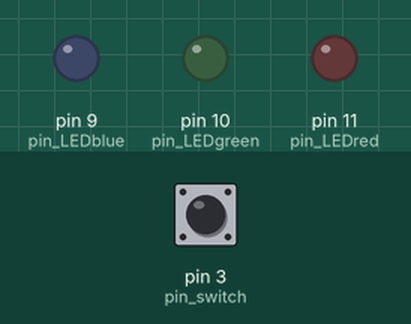
The sketch below on a simulated Arduino Uno, built with avr-gcc and run on an emulated ATmega328P. On the bench: output pins drawn as LEDs (lit = HIGH). Inputs (shaded band) come from the test bench; at power-on: pin 3 (pin_switch) LOW.

Above: at 1.2 s.
1.3 s: pin 3 (pin_switch) pulled HIGH for 0.15 s
At 2.3 s:
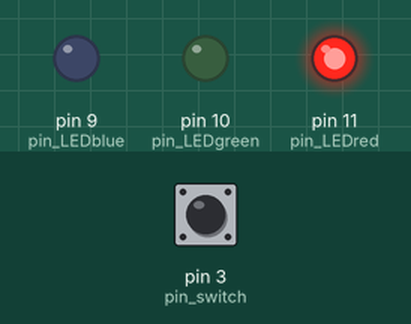
2.9 s: pin 3 (pin_switch) pulled HIGH for 1 s
At 3.5 s:
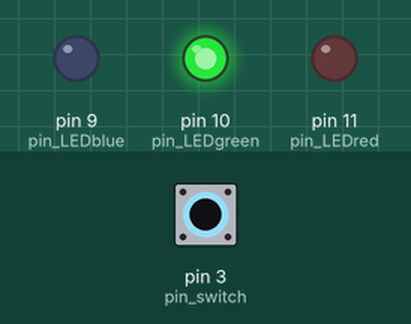
5.4 s: pin 3 (pin_switch) pulled HIGH for 0.15 s
At 6.6 s:
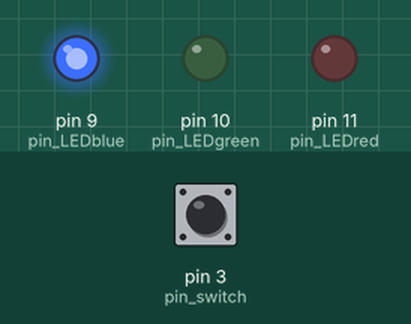
7.0 s: pin 3 (pin_switch) pulled HIGH for 3.2 s
At 7.8 s:
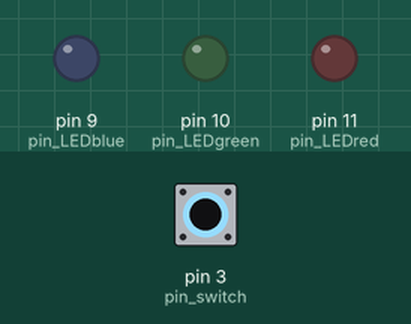
Timing chart, 0 to 10.0 s (numbered marks = the images above; inputs shaded):
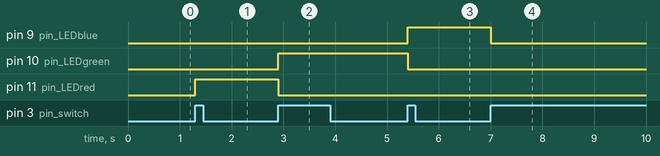

The sketch:

A15_E4.ino
```cpp
int pin_LEDred= 11;\
int pin_LEDgreen= 10;
int pin_LEDblue= 9;
int pin_switch= 3;
// variables to hold the new and old switch states
int oldSwitchState= 0;
int newSwitchState= 0;
int state = 0;

void setup()
{
  Serial.begin(9600);
  pinMode(pin_LEDred, OUTPUT);
  pinMode(pin_LEDgreen, OUTPUT);
  pinMode(pin_LEDblue, OUTPUT);
  pinMode(pin_switch, INPUT);
}

void loop()
{
  newSwitchState = digitalRead(pin_switch);
  if(newSwitchState!=oldSwitchState)
  {
    if(newSwitchState==HIGH)
    {
      state++;
      if (state > 3)
      {
        state = 0;
      }
      // turn all LEDs off.
      digitalWrite(pin_LEDred, LOW);
      digitalWrite(pin_LEDgreen, LOW);
      digitalWrite(pin_LEDblue, LOW);
      if(state == 1)
      {
        digitalWrite(pin_LEDred, HIGH);
      }
      if(state == 2)
      {
        digitalWrite(pin_LEDgreen, HIGH);
      }
      if (state == 3)
      {
        digitalWrite(pin_LEDblue, HIGH);
      }
     }
     oldSwitchState=newSwitchState;
  }
}
```

Measured:
- after the input at 1.3 s, pin 11 (pin_LEDred): LOW → HIGH at once
- after the input at 2.9 s, pin 10 (pin_LEDgreen): LOW → HIGH at once; pin 11 (pin_LEDred): HIGH → LOW at once
- after the input at 5.4 s, pin 9 (pin_LEDblue): LOW → HIGH at once; pin 10 (pin_LEDgreen): HIGH → LOW at once
- after the input at 7.0 s, pin 9 (pin_LEDblue): HIGH → LOW at once
